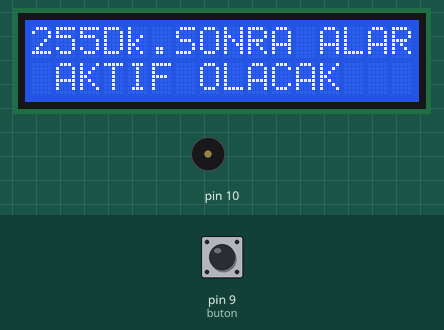
The sketch below on a simulated Arduino Uno, built with avr-gcc and run on an emulated ATmega328P. Parts: 16×2 character LCD, buzzer (waves = sounding). Inputs (shaded band) come from the test bench; at power-on: pin 9 (buton) LOW. What the sketch prints to the serial monitor is not drawn.

Above: at 0.1 s.
At 5.1 s:
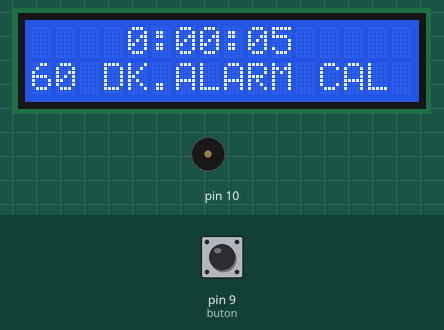
At 6.1 s:
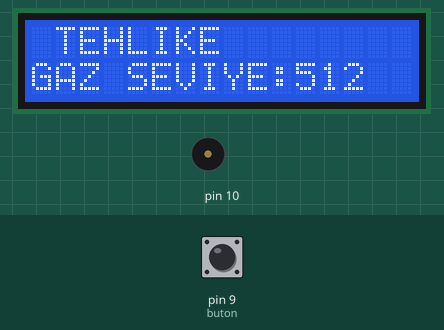
Timing chart, 0 to 6.2 s (numbered marks = the images above):
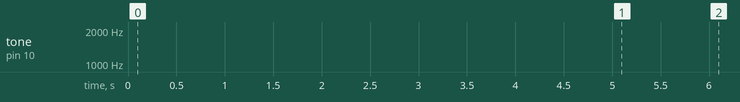

The sketch:

sketch_jun14a.ino
```cpp
#include <LiquidCrystal.h>
#include <MQ2.h>
LiquidCrystal lcd(12, 11, 5, 4, 3, 2);
#include <EEPROM.h>
int addr = 1;
#include <SimpleTimer.h>
int buton = 9;
int butondurumu = 0; // variable for reading the pushbutton status


SimpleTimer timer;
void(* resetFunc) (void) = 0;
void OnceOnlyTask() {
for (int z= 0 ; z < 10000 ; z = z+1 ){
for (int i = 0; i < 3000; i = i + 1){
tone(10, i,20);   }
tone(10, 3000,200);
for (int j = 30000; j > 0; j = j - 1){


}

Serial.println("Sure Bitti");
}
}

void DigitalClockDisplay() {
lcd.clear();
lcd.setCursor(4,0);
int h,m,s;
s = millis() / 1000;
m = s / 60;
h = s / 3600;
s = s - m * 60;
m = m - h * 60;
Serial.print(h);
lcd.print(h);
printDigits(m);
printDigits(s);
Serial.println();
}

void printDigits(int digits) {
Serial.print(":");
lcd.print(":");

if(digits < 10){ Serial.print('0');
lcd.print('0');} lcd.print(digits);
Serial.print(digits); }
void setup() {
Serial.begin(9600);
lcd.begin(16, 2);
pinMode(buton, INPUT);   // this is where the "polling" occurs
int oku = EEPROM.read(addr);
unsigned long alarm =oku*60;
alarm = alarm * 1000;
timer.setTimeout(alarm, OnceOnlyTask);
timer.setInterval(1000, DigitalClockDisplay);
lcd.clear(); lcd.print(oku);
lcd.print ("Dk.SONRA ALARM");
lcd.setCursor(0,1);
 lcd.print (" AKTIF OLACAK");
delay(5000);
}
void loop() {
timer.run();
butondurumu = digitalRead(buton);
int a= analogRead(A0);
int zaman = map(a ,0,1023,1,120);
lcd.setCursor(0,1);
lcd.print(zaman);
lcd.print (" DK.ALARM CAL");
Serial.println (zaman,DEC);
if (butondurumu == HIGH) {
EEPROM.write(addr,zaman );
for (int g=0; g>5;g++){
tone(10,2000,100);
delay(200);
tone(10,2000,100);
}
resetFunc(); //call reset
}

int gaz= analogRead(A1); // Doğal Gaz veya LPG sensörü Herhangi birisi olabilir .
///////////////////////////////////
Serial.println(gaz);
delay(1000);
if (gaz >100 ){ // ELEKTİRİĞİ ve GAZI KESTİRMEK İÇİN

digitalWrite (6, HIGH);
digitalWrite (7, HIGH);
lcd.clear();
lcd.setCursor(0,0);
lcd.print (" TEHLIKE");
Serial.println("TEHLIKE");

lcd.setCursor(0,1);
lcd.print ("GAZ SEVIYE:");
lcd.print (gaz);

for (int z= 0 ; z < 10000 ; z = z+1 ){
for (int i = 0; i < 3000; i = i + 1){
tone(10, i,20);   }
tone(10, 3000,200);
for (int j = 30000; j > 0; j = j - 1) {


}
}
delay (1000);
}
digitalWrite (6, LOW);
digitalWrite (7, LOW);


}
```

Measured:
- what the display in image 1 shows lasts 1.0 s, from 5.1 s to 6.1 s
